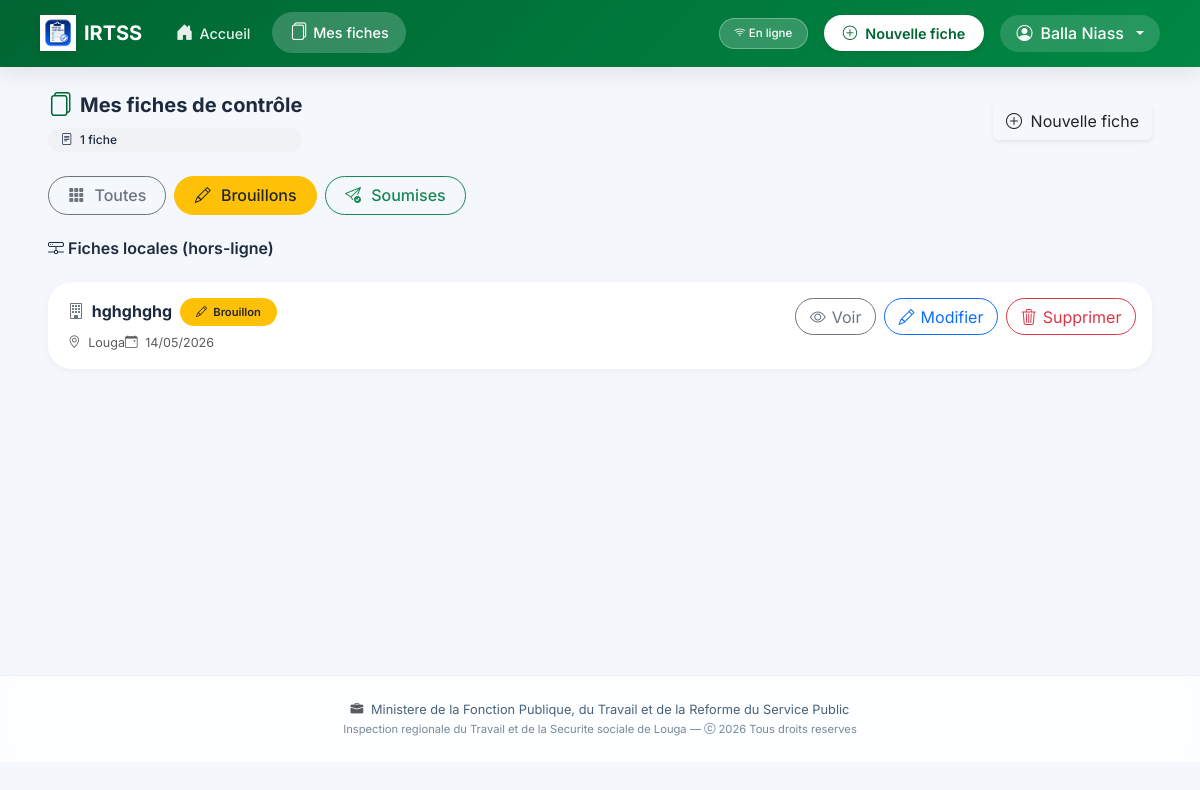
The page /fiches/?statut=brouillon (signed in) on the database as committed earlier.
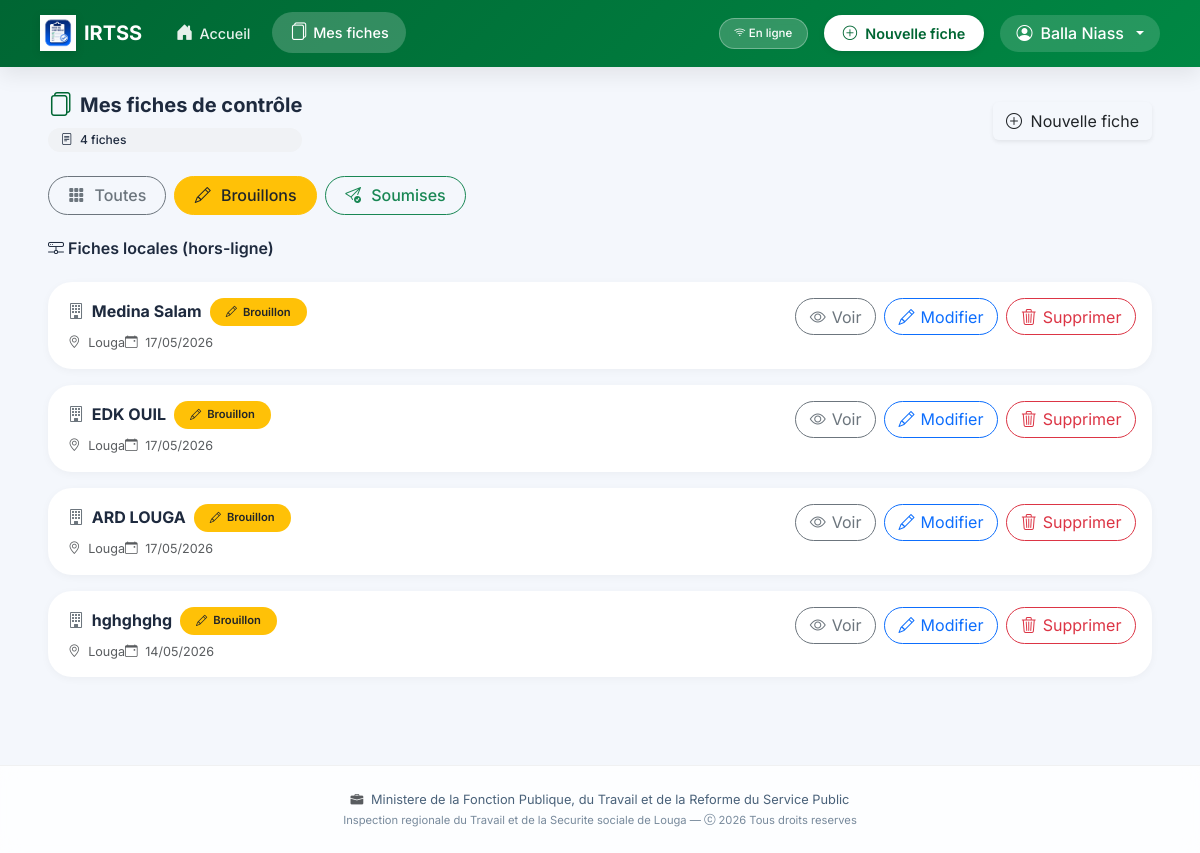
The same page on the database as committed later.
### inspection/models.py (models this page shows, shortened)
class FicheControle(models.Model):
    STATUT_CHOICES = [
        ('brouillon', 'Brouillon'),
        ('soumis', 'Soumis'),
    ]
    inspecteur = models.ForeignKey(User, on_delete=models.CASCADE, related_name='fiches')
    entreprise = models.CharField(max_length=255, verbose_name="Entreprise ou Établissement")
    date_controle = models.DateField(verbose_name="Date du contrôle")
    lieu = models.CharField(max_length=100, default="Louga", verbose_name="Lieu")
    statut = models.CharField(max_length=20, choices=STATUT_CHOICES, default='brouillon')
    local_id = models.CharField(max_length=100, blank=True, null=True)
    adresse = models.TextField(blank=True)
    telephone = models.CharField(max_length=50, blank=True)
    email_entreprise = models.EmailField(blank=True)
    date_ouverture = models.DateField(null=True, blank=True)
    forme_juridique = models.CharField(max_length=100, blank=True)
    activite_principale = models.CharField(max_length=200, blank=True)
    chef_nom = models.CharField(max_length=200, blank=True, verbose_name="Chef d'établissement - Prénom et Nom")
    chef_cellulaire = models.CharField(max_length=50, blank=True)
    chef_email = models.EmailField(blank=True)
    representant_nom = models.CharField(max_length=200, blank=True, verbose_name="Représentant travailleurs - Prénom et Nom")
    representant_qualite = models.CharField(max_length=100, blank=True)
    representant_cellulaire = models.CharField(max_length=50, blank=True)
    representant_email = models.EmailField(blank=True)
    doe = models.CharField(max_length=3, blank=True, verbose_name="Déclaration d'Ouverture d'Établissement (DOE)")
    registre_paie = models.CharField(max_length=3, blank=True)
    cadres_hommes = models.PositiveIntegerField(null=True, blank=True, default=0)
    cadres_femmes = models.PositiveIntegerField(null=True, blank=True, default=0)
    ouvriers_hommes = models.PositiveIntegerField(null=True, blank=True, default=0)
    ouvriers_femmes = models.PositiveIntegerField(null=True, blank=True, default=0)
    cdi = models.PositiveIntegerField(null=True, blank=True, default=0, verbose_name="CDI")
    cdd = models.PositiveIntegerField(null=True, blank=True, default=0, verbose_name="CDD")
    cs = models.PositiveIntegerField(null=True, blank=True, default=0, verbose_name="CS")
    c_app = models.PositiveIntegerField(null=True, blank=True, default=0, verbose_name="C APP")
    autres_contrats = models.PositiveIntegerField(null=True, blank=True, default=0, verbose_name="Autres")
    remuneration_au_temps_1 = models.BooleanField(default=False)
    remuneration_au_temps_2 = models.BooleanField(default=False)
    remuneration_a_la_piece_1 = models.BooleanField(default=False)
    remuneration_a_la_piece_2 = models.BooleanField(default=False)
    remuneration_les_deux_1 = models.BooleanField(default=False)
    remuneration_les_deux_2 = models.BooleanField(default=False)
    salaires_conformes_1 = models.CharField(max_length=3, blank=True)
    salaires_conformes_2 = models.CharField(max_length=3, blank=True)
    bulletins_paie_1 = models.CharField(max_length=3, blank=True)
    bulletins_paie_2 = models.CharField(max_length=3, blank=True)
    heures_sup_1 = models.CharField(max_length=3, blank=True)
    heures_sup_2 = models.CharField(max_length=3, blank=True)
    prime_anciennete_1 = models.CharField(max_length=3, blank=True)
    prime_anciennete_2 = models.CharField(max_length=3, blank=True)
    jours_feries_1 = models.CharField(max_length=3, blank=True)
    jours_feries_2 = models.CharField(max_length=3, blank=True)
    indemnites_transport_1 = models.CharField(max_length=3, blank=True)
    indemnites_transport_2 = models.CharField(max_length=3, blank=True)
    horaires_affiches_1 = models.CharField(max_length=3, blank=True)
    horaires_affiches_2 = models.CharField(max_length=3, blank=True)
    amenagement_8h_5j_1 = models.CharField(max_length=3, blank=True)
    amenagement_8h_5j_2 = models.CharField(max_length=3, blank=True)
    amenagement_6h40_6j_1 = models.CharField(max_length=3, blank=True)
    amenagement_6h40_6j_2 = models.CharField(max_length=3, blank=True)
    pause_quotidienne_1 = models.CharField(max_length=3, blank=True)
    pause_quotidienne_2 = models.CharField(max_length=3, blank=True)
    repos_hebdomadaire_1 = models.CharField(max_length=3, blank=True)
    repos_hebdomadaire_2 = models.CharField(max_length=3, blank=True)
    declaration_css_1 = models.CharField(max_length=3, blank=True)
    declaration_css_2 = models.CharField(max_length=3, blank=True)
    adhesion_css_1 = models.CharField(max_length=3, blank=True)
    adhesion_css_2 = models.CharField(max_length=3, blank=True)
    adhesion_ipres_1 = models.CharField(max_length=3, blank=True)
    adhesion_ipres_2 = models.CharField(max_length=3, blank=True)
    adhesion_ipm_1 = models.CharField(max_length=3, blank=True)
    adhesion_ipm_2 = models.CharField(max_length=3, blank=True)
    cotisations_css_1 = models.CharField(max_length=3, blank=True)
    cotisations_css_2 = models.CharField(max_length=3, blank=True)
    cotisations_ipres_1 = models.CharField(max_length=3, blank=True)
    cotisations_ipres_2 = models.CharField(max_length=3, blank=True)
    cotisations_ipm_1 = models.CharField(max_length=3, blank=True)
    cotisations_ipm_2 = models.CharField(max_length=3, blank=True)
    delegues_personnel_1 = models.CharField(max_length=3, blank=True)
    delegues_personnel_2 = models.CharField(max_length=3, blank=True)
    reglement_interieur_1 = models.CharField(max_length=3, blank=True)
    reglement_interieur_2 = models.CharField(max_length=3, blank=True)
    comite_hst_1 = models.CharField(max_length=3, blank=True)
    comite_hst_2 = models.CharField(max_length=3, blank=True)
    visite_medicale_1 = models.CharField(max_length=3, blank=True)
    visite_medicale_2 = models.CharField(max_length=3, blank=True)
    extincteurs_1 = models.CharField(max_length=3, blank=True)
    extincteurs_2 = models.CharField(max_length=3, blank=True)
    epi_disponible_1 = models.CharField(max_length=3, blank=True)
    epi_disponible_2 = models.CharField(max_length=3, blank=True)
    epi_effectif_1 = models.CharField(max_length=3, blank=True)
    epi_effectif_2 = models.CharField(max_length=3, blank=True)
    toilettes_1 = models.CharField(max_length=3, blank=True)
    toilettes_2 = models.CharField(max_length=3, blank=True)
    conges_1 = models.CharField(max_length=3, blank=True)
    conges_2 = models.CharField(max_length=3, blank=True)
    dasmo_bs_1 = models.CharField(max_length=3, blank=True)
    dasmo_bs_2 = models.CharField(max_length=3, blank=True)
    observations_divers = models.TextField(blank=True)
    observations_generales = models.TextField(blank=True)
    suite_observations_orales = models.BooleanField(default=False)
    suite_observations_ecrites = models.BooleanField(default=False)
    suite_mise_en_demeure = models.BooleanField(default=False)
    suite_pv_infraction = models.BooleanField(default=False)
    suite_refere = models.BooleanField(default=False)
    delai_reception = models.BooleanField(default=False)
    delai_un_mois = models.BooleanField(default=False)
    delai_autres = models.BooleanField(default=False)
    delai_autres_precision = models.CharField(max_length=200, blank=True)
    signature_equipe = models.CharField(max_length=200, blank=True)
    signature_gerant = models.CharField(max_length=200, blank=True)
    created_at = models.DateTimeField(auto_now_add=True)
    updated_at = models.DateTimeField(auto_now=True)
    class Meta:
        ordering = ['-created_at']
        verbose_name = "Fiche de contrôle"
        verbose_name_plural = "Fiches de contrôle"

### inspection/views.py (the view)
# urls.py: path('fiches/', views.liste_fiches, name='liste_fiches'),
@login_required
def liste_fiches(request):
    user = request.user
    fiches = FicheControle.objects.all().select_related('inspecteur') if user.is_staff \
             else FicheControle.objects.filter(inspecteur=user)
    statut = request.GET.get('statut', '')
    if statut:
        fiches = fiches.filter(statut=statut)
    return render(request, 'inspection/liste_fiches.html', {'fiches': fiches, 'statut_filtre': statut})

### templates/inspection/liste_fiches.html (shortened to what this page needs)
{% extends 'inspection/base.html' %}
{% load static %}
{% block content %}
<div class="container-fluid px-3 px-lg-4">
  <div class="d-flex flex-wrap align-items-center justify-content-between mb-4 gap-2">
    <div>
      <h5 class="fw-bold mb-0 d-flex align-items-center gap-2">
        <i class="bi bi-files text-senegal fs-4"></i>
        Mes fiches de contrôle
      </h5>
      <div class="compteur-filtre mt-2">
        <i class="bi bi-file-text me-1"></i> {{ fiches|length }} fiche{{ fiches|pluralize }}
      </div>
    </div>
    <a href="{% url 'nouvelle_fiche' %}" class="btn btn-senegal-soft shadow-sm">
      <i class="bi bi-plus-circle me-1"></i> Nouvelle fiche
    </a>
  </div>
  <div class="mb-4 d-flex flex-wrap gap-2">
    <a href="{% url 'liste_fiches' %}"
       class="btn filter-btn {% if not statut_filtre %}btn-senegal text-white{% else %}btn-outline-secondary{% endif %}">
      <i class="bi bi-grid-3x3-gap-fill"></i> Toutes
    </a>
    <a href="?statut=brouillon"
       class="btn filter-btn {% if statut_filtre == 'brouillon' %}btn-warning text-dark{% else %}btn-outline-warning{% endif %}">
      <i class="bi bi-pencil"></i> Brouillons
    </a>
    <a href="?statut=soumis"
       class="btn filter-btn {% if statut_filtre == 'soumis' %}btn-success text-white{% else %}btn-outline-success{% endif %}">
      <i class="bi bi-send-check"></i> Soumises
    </a>
  </div>
  <div id="local-fiches-section" class="mb-4">
    <h6 class="fw-semibold mb-2"><i class="bi bi-hdd-network me-1"></i>Fiches locales (hors-ligne)</h6>
  </div>
  {% if fiches %}
    {% for fiche in fiches %}
    <div class="fiche-card p-3">
      <div class="d-flex flex-wrap justify-content-between align-items-start gap-3">
        <div class="flex-grow-1">
          <div class="d-flex flex-wrap align-items-center gap-2 mb-2">
            <h6 class="fw-bold mb-0">
              <i class="bi bi-building me-1 text-secondary"></i>
              {{ fiche.entreprise }}
            </h6>
            <span class="fiche-badge {% if fiche.statut == 'soumis' %}bg-success text-white{% else %}bg-warning text-dark{% endif %}">
              {% if fiche.statut == 'soumis' %}
                <i class="bi bi-check-lg"></i> Soumis
              {% else %}
                <i class="bi bi-pencil"></i> Brouillon
              {% endif %}
            </span>
          </div>
          <div class="small text-muted d-flex flex-wrap gap-x-3 gap-y-1">
            <span><i class="bi bi-geo-alt me-1"></i> {{ fiche.lieu|default:"Lieu non renseigné" }}</span>
            <span><i class="bi bi-calendar-event me-1"></i> {{ fiche.date_controle|date:"d/m/Y" }}</span>
          </div>
        </div>
        <div class="d-flex gap-2">
          <a href="{% url 'detail_fiche' fiche.pk %}" class="btn btn-outline-secondary btn-icon" title="Voir">
            <i class="bi bi-eye"></i> <span class="d-none d-sm-inline">Voir</span>
          </a>
          <a href="{% url 'modifier_fiche' fiche.pk %}" class="btn btn-outline-primary btn-icon" title="Modifier">
            <i class="bi bi-pencil"></i> <span class="d-none d-sm-inline">Modifier</span>
          </a>
          <a href="{% url 'supprimer_fiche' fiche.pk %}" class="btn btn-outline-danger btn-icon" title="Supprimer">
            <i class="bi bi-trash3"></i> <span class="d-none d-sm-inline">Supprimer</span>
          </a>
        </div>
      </div>
    </div>
    {% endfor %}
  {% endif %}
</div>
{% endblock %}

Rows that differ between the two databases and show on the page:
added FicheControle: entreprise "Medina Salam", statut "brouillon" (drawn), lieu "Louga", date_controle "17/05/2026"
added FicheControle: entreprise "EDK OUIL", statut "brouillon" (drawn), lieu "Louga", date_controle "17/05/2026"
added FicheControle: entreprise "ARD LOUGA", statut "brouillon" (drawn), lieu "Louga", date_controle "17/05/2026"
Other text that changed with them:
{{ fiches|length }}: "1" → "4"
